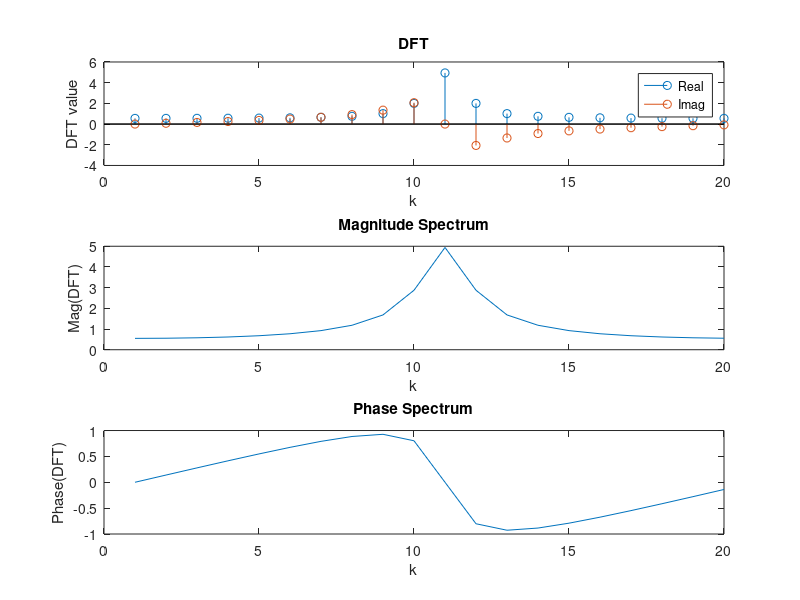

Recreate this plot in MATLAB.
clearvars

N = 20;
x = zeros(1, N);
for n = 0:N-1
    x(n+1) = (-0.8)^n;
end

X = fft(x, N);

figure;
subplot(3, 1, 1);
stem(real(X));
hold on;
stem(imag(X));
title("DFT");
xlabel("k");
ylabel("DFT value");
legend("Real", "Imag", "location", "northeast");
subplot(3, 1, 2);
plot(abs(X));
title("Magnitude Spectrum");
xlabel("k");
ylabel("Mag(DFT)");
subplot(3, 1, 3);
plot(angle(X));
title("Phase Spectrum");
xlabel("k");
ylabel("Phase(DFT)");
